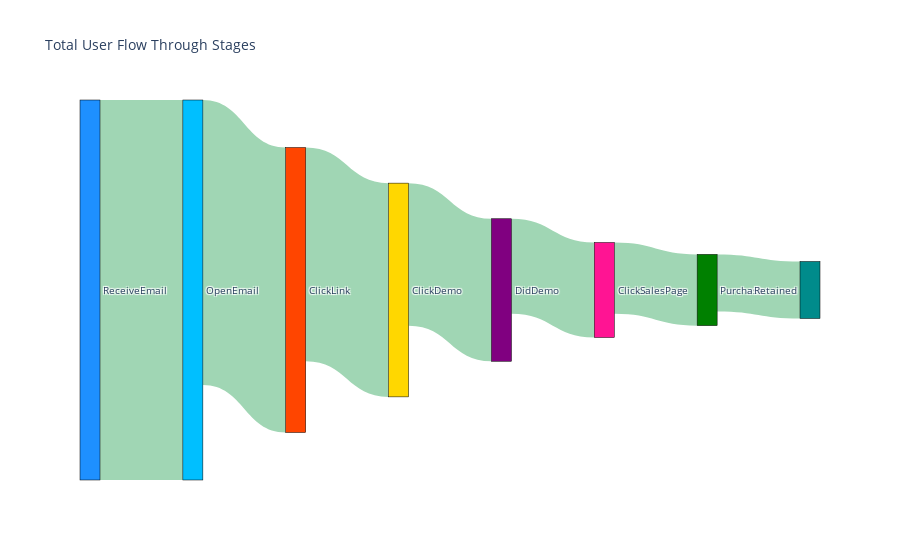

This figure's notebook cell:
### Markdown cell above
# total of each stage

### Code cell
import pandas as pd
import plotly.graph_objects as go

# Load stage totals data
data = pd.read_excel('CE_tunnel_totals.xlsx', sheet_name='StageTotals')

# Define ordered stages
stages = data['Stage'].tolist()
totals = data['Total'].tolist()

# Initialize lists for Sankey diagram
source = []
target = []
value = []
labels = stages  # Labels remain the stage names

# Assign colors for nodes
node_colors = ['#1E90FF', '#00BFFF', '#FF4500', '#FFD700', '#800080', '#FF1493', '#008000', '#008B8B']

# Create source-target-value relationships
for i in range(len(stages) - 1):
    source.append(i)
    target.append(i + 1)
    value.append(totals[i + 1])  # Flow to the next stage

# Create Sankey diagram
fig = go.Figure(go.Sankey(
    node=dict(
        pad=15,
        thickness=20,
        line=dict(color="black", width=0.5),
        label=labels,
        color=node_colors  # Colors for each stage
    ),
    link=dict(
        source=source,
        target=target,
        value=value,
        color="#A0D6B4"  # Uniform color for links
    )
))

# Update layout
fig.update_layout(
    title_text="Total User Flow Through Stages",
    font_size=10
)

fig.show()

### Figure 1 — Plotly figure (JSON) as saved in the notebook; plotly's stock layout.template omitted (floating-point values rounded to 4 significant figures)
{"data": [{"link": {"color": "#A0D6B4", "source": [0, 1, 2, 3, 4, 5, 6], "target": [1, 2, 3, 4, 5, 6, 7], "value": [800, 600, 450, 300, 200, 150, 120]}, "node": {"color": ["#1E90FF", "#00BFFF", "#FF4500", "#FFD700", "#800080", "#FF1493", "#008000", "#008B8B"], "label": ["ReceiveEmail", "OpenEmail", "ClickLink", "ClickDemo", "DidDemo", "ClickSalesPage", "Purchase", "Retained"], "line": {"color": "black", "width": 0.5}, "pad": 15, "thickness": 20}, "type": "sankey"}], "layout": {"font": {"size": 10}, "title": {"text": "Total User Flow Through Stages"}}}
